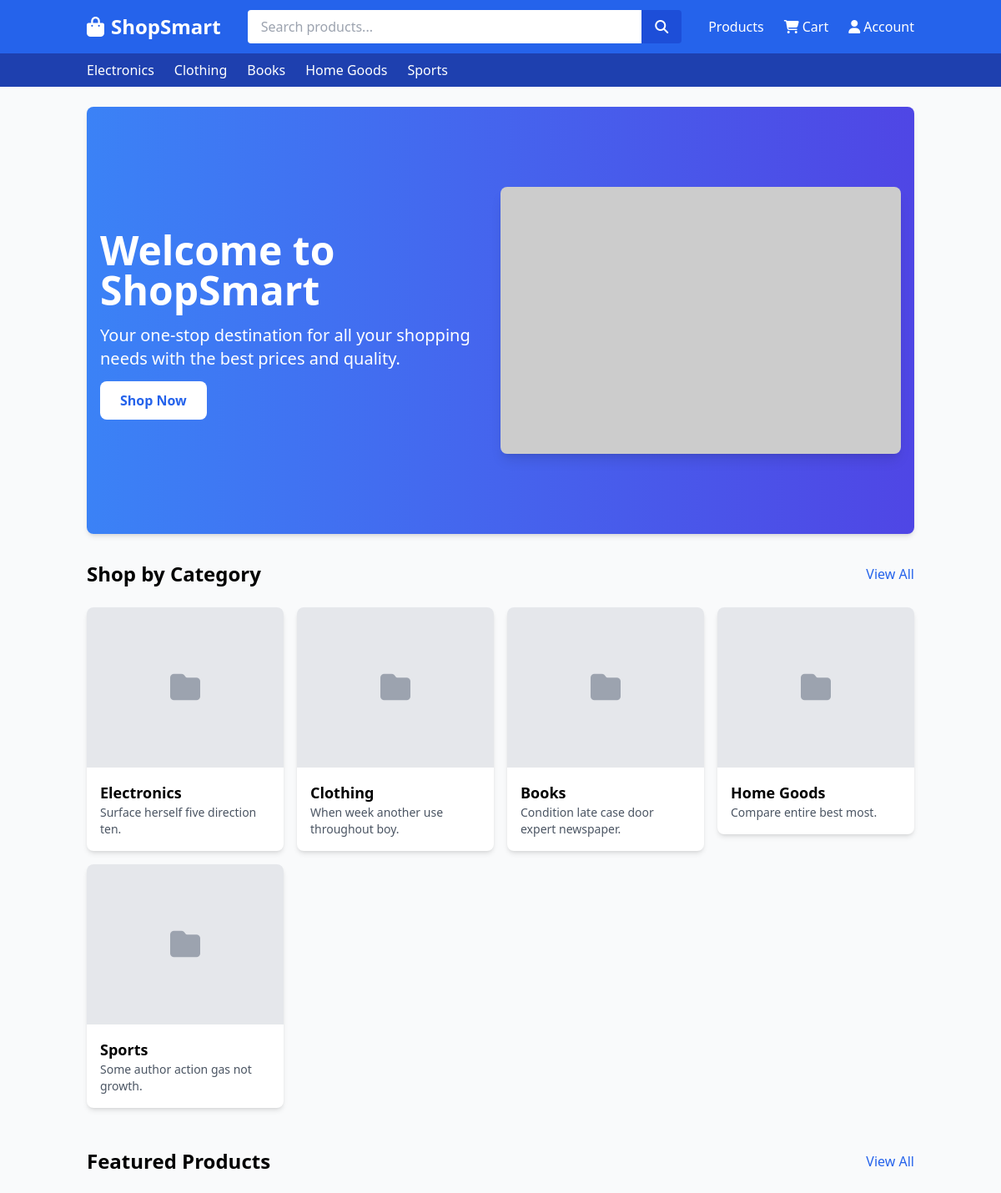
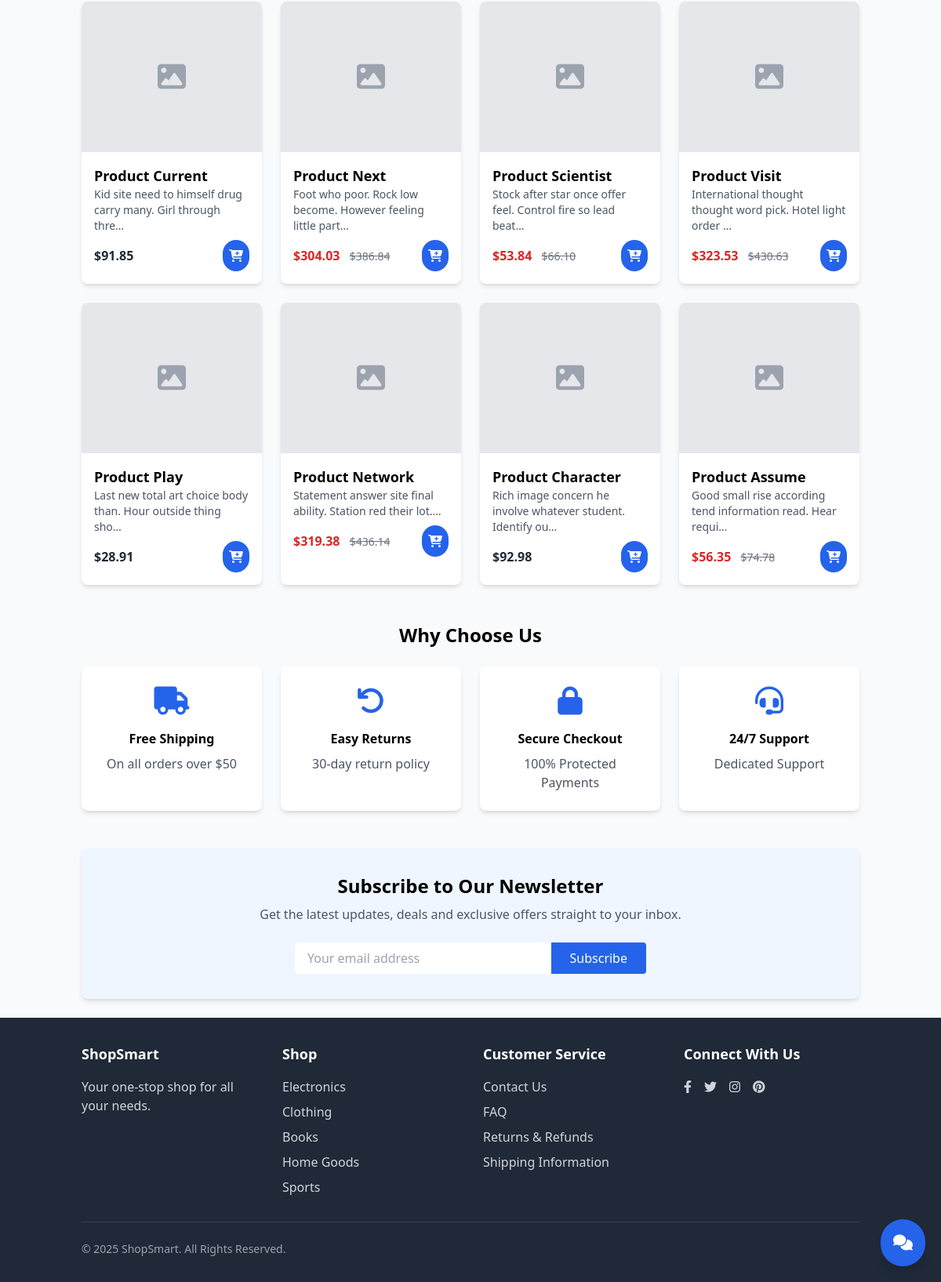
/shop/ (signed in), run on the app's committed database (2 pictures, top to bottom).
### ecommerce/models.py (models this page shows, shortened)
class Category(models.Model):
    name = models.CharField(max_length=100)
    slug = models.SlugField(unique=True, blank=True)
    description = models.TextField(blank=True)
    image = models.ImageField(upload_to='categories/', blank=True, null=True)
    is_active = models.BooleanField(default=True)
    created_at = models.DateTimeField(auto_now_add=True)
    updated_at = models.DateTimeField(auto_now=True)
    class Meta:
        verbose_name_plural = 'Categories'

class Product(models.Model):
    category = models.ForeignKey(Category, on_delete=models.CASCADE, related_name='products')
    name = models.CharField(max_length=255)
    slug = models.SlugField(unique=True, blank=True)
    description = models.TextField()
    price = models.DecimalField(max_digits=10, decimal_places=2)
    sale_price = models.DecimalField(max_digits=10, decimal_places=2, null=True, blank=True)
    sku = models.CharField(max_length=50, unique=True)
    image = models.ImageField(upload_to='products/', blank=True, null=True)
    stock = models.PositiveIntegerField(default=0)
    is_active = models.BooleanField(default=True)
    is_featured = models.BooleanField(default=False)
    created_at = models.DateTimeField(auto_now_add=True)
    updated_at = models.DateTimeField(auto_now=True)

### ecommerce/views.py (the view)
# urls.py: 2. Add a URL to urlpatterns:  path('', views.home, name='home')
def home(request):
    featured_products = Product.objects.filter(is_active=True, is_featured=True)[:8]
    categories = Category.objects.filter(is_active=True)
    context = {
        'featured_products': featured_products,
        'categories': categories,
    }
    return render(request, 'ecommerce/home.html', context)

### ecommerce/templates/ecommerce/home.html (shortened to what this page needs)
{% extends 'ecommerce/base.html' %}
{% block content %}
    <div class="bg-gradient-to-r from-blue-500 to-indigo-600 text-white rounded-lg shadow-md mb-8">
        <div class="container mx-auto px-4 py-16 md:py-24 flex flex-col md:flex-row items-center">
            <div class="md:w-1/2 mb-8 md:mb-0">
                <h1 class="text-4xl md:text-5xl font-bold mb-4">Welcome to ShopSmart</h1>
                <p class="text-xl mb-6">Your one-stop destination for all your shopping needs with the best prices and quality.</p>
                <a href="{% url 'ecommerce:product_list' %}" class="bg-white text-blue-600 font-bold py-3 px-6 rounded-lg hover:bg-gray-100 transition">Shop Now</a>
            </div>
            <div class="md:w-1/2 flex justify-center">
                <img src="https://via.placeholder.com/600x400" alt="Hero" class="rounded-lg shadow-lg">
            </div>
        </div>
    </div>
    <div class="mb-12">
        <div class="flex justify-between items-center mb-6">
            <h2 class="text-2xl font-bold">Shop by Category</h2>
            <a href="{% url 'ecommerce:product_list' %}" class="text-blue-600 hover:text-blue-800">View All</a>
        </div>
        <div class="grid grid-cols-2 md:grid-cols-3 lg:grid-cols-4 gap-4">
            {% for category in categories %}
                <a href="{% url 'ecommerce:product_list_by_category' category.slug %}" class="group">
                    <div class="bg-white rounded-lg shadow-md overflow-hidden group-hover:shadow-lg transition">
                        {% if category.image %}
                            <img src="{{ category.image.url }}" alt="{{ category.name }}" class="w-full h-48 object-cover">
                        {% else %}
                            <div class="w-full h-48 bg-gray-200 flex items-center justify-center">
                                <i class="fas fa-folder text-gray-400 text-4xl"></i>
                            </div>
                        {% endif %}
                        <div class="p-4">
                            <h3 class="font-bold text-lg group-hover:text-blue-600">{{ category.name }}</h3>
                            <p class="text-gray-600 text-sm">{{ category.description|truncatechars:60 }}</p>
                        </div>
                    </div>
                </a>
            {% empty %}
                <p class="text-gray-500 col-span-full text-center py-8">No categories found.</p>
            {% endfor %}
        </div>
    </div>
    <div class="mb-12">
        <div class="flex justify-between items-center mb-6">
            <h2 class="text-2xl font-bold">Featured Products</h2>
            <a href="{% url 'ecommerce:product_list' %}?featured=true" class="text-blue-600 hover:text-blue-800">View All</a>
        </div>
        <div class="grid grid-cols-1 md:grid-cols-2 lg:grid-cols-4 gap-6">
            {% for product in featured_products %}
                <div class="bg-white rounded-lg shadow-md overflow-hidden hover:shadow-lg transition">
                    <a href="{% url 'ecommerce:product_detail' product.slug %}">
                        {% if product.image %}
                            <img src="{{ product.image.url }}" alt="{{ product.name }}" class="w-full h-48 object-cover">
                        {% else %}
                            <div class="w-full h-48 bg-gray-200 flex items-center justify-center">
                                <i class="fas fa-image text-gray-400 text-4xl"></i>
                            </div>
                        {% endif %}
                    </a>
                    <div class="p-4">
                        <a href="{% url 'ecommerce:product_detail' product.slug %}">
                            <h3 class="font-bold text-lg hover:text-blue-600">{{ product.name }}</h3>
                        </a>
                        <p class="text-gray-600 text-sm mb-2">{{ product.description|truncatechars:60 }}</p>
                        <div class="flex justify-between items-center">
                            <div>
                                {% if product.sale_price %}
                                    <span class="text-red-600 font-bold">${{ product.sale_price }}</span>
                                    <span class="text-gray-500 line-through text-sm ml-2">${{ product.price }}</span>
                                {% else %}
                                    <span class="text-gray-800 font-bold">${{ product.price }}</span>
                                {% endif %}
                            </div>
                            <form action="{% url 'ecommerce:add_to_cart' %}" method="post">
                                <button type="submit" class="bg-blue-600 text-white p-2 rounded-full hover:bg-blue-700" title="Add to Cart">
                                    <i class="fas fa-cart-plus"></i>
                                </button>
                            </form>
                        </div>
                    </div>
                </div>
            {% empty %}
                <p class="text-gray-500 col-span-full text-center py-8">No featured products found.</p>
            {% endfor %}
        </div>
    </div>
    <div class="mb-12">
        <h2 class="text-2xl font-bold mb-6 text-center">Why Choose Us</h2>
        <div class="grid grid-cols-1 md:grid-cols-4 gap-6 text-center">
            <div class="bg-white p-6 rounded-lg shadow-md">
                <div class="text-blue-600 text-4xl mb-4">
                    <i class="fas fa-truck"></i>
                </div>
                <h3 class="font-bold mb-2">Free Shipping</h3>
                <p class="text-gray-600">On all orders over $50</p>
            </div>
            <div class="bg-white p-6 rounded-lg shadow-md">
                <div class="text-blue-600 text-4xl mb-4">
                    <i class="fas fa-undo"></i>
                </div>
                <h3 class="font-bold mb-2">Easy Returns</h3>
                <p class="text-gray-600">30-day return policy</p>
            </div>
            <div class="bg-white p-6 rounded-lg shadow-md">
                <div class="text-blue-600 text-4xl mb-4">
                    <i class="fas fa-lock"></i>
                </div>
                <h3 class="font-bold mb-2">Secure Checkout</h3>
                <p class="text-gray-600">100% Protected Payments</p>
            </div>
            <div class="bg-white p-6 rounded-lg shadow-md">
                <div class="text-blue-600 text-4xl mb-4">
                    <i class="fas fa-headset"></i>
                </div>
                <h3 class="font-bold mb-2">24/7 Support</h3>
                <p class="text-gray-600">Dedicated Support</p>
            </div>
        </div>
    </div>
    <div class="bg-blue-50 p-8 rounded-lg shadow-md">
        <div class="text-center mb-6">
            <h2 class="text-2xl font-bold mb-2">Subscribe to Our Newsletter</h2>
            <p class="text-gray-600">Get the latest updates, deals and exclusive offers straight to your inbox.</p>
        </div>
        <form class="max-w-md mx-auto flex">
            <input type="email" placeholder="Your email address" class="flex-grow px-4 py-2 rounded-l focus:outline-none">
            <button type="submit" class="bg-blue-600 text-white px-6 py-2 rounded-r hover:bg-blue-700">Subscribe</button>
        </form>
    </div>
{% endblock %}

### ecommerce/templates/ecommerce/base.html (shortened to what this page needs)
<!DOCTYPE html>
<html lang="en">
<head>
    <script src="https://cdn.tailwindcss.com"></script>
    <link rel="stylesheet" href="https://cdnjs.cloudflare.com/ajax/libs/font-awesome/6.4.0/css/all.min.css">
</head>
<body class="bg-gray-50 flex flex-col min-h-screen">
    <header class="bg-blue-600 text-white">
        <div class="container mx-auto px-4 py-3">
            <div class="flex items-center justify-between">
                <div>
                    <a href="{% url 'ecommerce:home' %}" class="flex items-center text-2xl font-bold">
                        <i class="fas fa-shopping-bag mr-2"></i>
                        <span>ShopSmart</span>
                    </a>
                </div>
                <div class="hidden md:block flex-1 mx-8">
                    <form action="{% url 'ecommerce:product_list' %}" method="get" class="flex">
                        <input type="text" name="q" placeholder="Search products..." class="w-full px-4 py-2 rounded-l text-gray-800 focus:outline-none">
                        <button type="submit" class="bg-blue-700 px-4 py-2 rounded-r hover:bg-blue-800">
                            <i class="fas fa-search"></i>
                        </button>
                    </form>
                </div>
                <nav class="flex items-center space-x-6">
                    <a href="{% url 'ecommerce:product_list' %}" class="hover:text-blue-200 hidden md:block">Products</a>
                    <a href="{% url 'ecommerce:cart' %}" class="flex items-center hover:text-blue-200">
                        <i class="fas fa-shopping-cart mr-1"></i>
                        <span class="hidden md:inline">Cart</span>
                    </a>
                    {% if user.is_authenticated %}
                        <div class="relative group">
                            <button class="flex items-center hover:text-blue-200">
                                <i class="fas fa-user mr-1"></i>
                                <span class="hidden md:inline">Account</span>
                            </button>
                        </div>
                    {% else %}
                        <a href="#" class="flex items-center hover:text-blue-200">
                            <i class="fas fa-user mr-1"></i>
                            <span class="hidden md:inline">Login</span>
                        </a>
                    {% endif %}
                </nav>
            </div>
        </div>
    </header>
    <div class="bg-blue-800 text-white py-2 hidden md:block">
        <div class="container mx-auto px-4">
            <div class="flex space-x-6">
                {% for category in categories %}
                    <a href="{% url 'ecommerce:product_list_by_category' category.slug %}" class="hover:text-blue-200">{{ category.name }}</a>
                {% endfor %}
            </div>
        </div>
    </div>
    <main class="container mx-auto px-4 py-6 flex-grow">
        {% block content %}{% endblock %}
    </main>
    <footer class="bg-gray-800 text-white py-8">
        <div class="container mx-auto px-4">
            <div class="grid grid-cols-1 md:grid-cols-4 gap-8">
                <div>
                    <h3 class="text-lg font-bold mb-4">ShopSmart</h3>
                    <p class="text-gray-300">Your one-stop shop for all your needs.</p>
                </div>
                <div>
                    <h3 class="text-lg font-bold mb-4">Shop</h3>
                    <ul class="space-y-2">
                        {% for category in categories %}
                            <li><a href="{% url 'ecommerce:product_list_by_category' category.slug %}" class="text-gray-300 hover:text-white">{{ category.name }}</a></li>
                        {% endfor %}
                    </ul>
                </div>
                <div>
                    <h3 class="text-lg font-bold mb-4">Customer Service</h3>
                    <ul class="space-y-2">
                        <li><a href="#" class="text-gray-300 hover:text-white">Contact Us</a></li>
                        <li><a href="#" class="text-gray-300 hover:text-white">FAQ</a></li>
                        <li><a href="#" class="text-gray-300 hover:text-white">Returns & Refunds</a></li>
                        <li><a href="#" class="text-gray-300 hover:text-white">Shipping Information</a></li>
                    </ul>
                </div>
                <div>
                    <h3 class="text-lg font-bold mb-4">Connect With Us</h3>
                    <div class="flex space-x-4">
                        <a href="#" class="text-gray-300 hover:text-white"><i class="fab fa-facebook-f"></i></a>
                        <a href="#" class="text-gray-300 hover:text-white"><i class="fab fa-twitter"></i></a>
                        <a href="#" class="text-gray-300 hover:text-white"><i class="fab fa-instagram"></i></a>
                        <a href="#" class="text-gray-300 hover:text-white"><i class="fab fa-pinterest"></i></a>
                    </div>
                </div>
            </div>
            <div class="border-t border-gray-700 mt-8 pt-6 text-sm text-gray-400">
                <p>© {% now "Y" %} ShopSmart. All Rights Reserved.</p>
            </div>
        </div>
    </footer>
    <a href="{% url 'chat' %}" class="chat-button bg-blue-600 hover:bg-blue-700 text-white p-4 rounded-full shadow-lg transition">
        <i class="fas fa-comments text-xl"></i>
    </a>
</body>
</html>

### ecommerce/templates/ecommerce/base.html (style rules this page uses)
.chat-button { position: fixed; bottom: 20px; right: 20px; z-index: 100; }

### data on the page
Category: name "Electronics", description "Surface herself five direction ten."
Category: name "Clothing", description "When week another use throughout boy."
Category: name "Books", description "Condition late case door expert newspaper."
Category: name "Home Goods", description "Compare entire best most."
Category: name "Sports", description "Some author action gas not growth."
Product: name "Product Current", description "Kid site need to himself drug carry many. Girl through thre…", price "91.85"
Product: name "Product Next", description "Foot who poor. Rock low become. However feeling little part…", sale_price "304.03", price "386.84"
Product: name "Product Scientist", description "Stock after star once offer feel. Control fire so lead beat…", sale_price "53.84", price "66.10"
Product: name "Product Visit", description "International thought thought word pick. Hotel light order …", sale_price "323.53", price "430.63"
Product: name "Product Play", description "Last new total art choice body than. Hour outside thing sho…", price "28.91"
Product: name "Product Network", description "Statement answer site final ability. Station red their lot.…", sale_price "319.38", price "436.14"
Product: name "Product Character", description "Rich image concern he involve whatever student. Identify ou…", price "92.98"
Product: name "Product Assume", description "Good small rise according tend information read. Hear requi…", sale_price "56.35", price "74.78"
